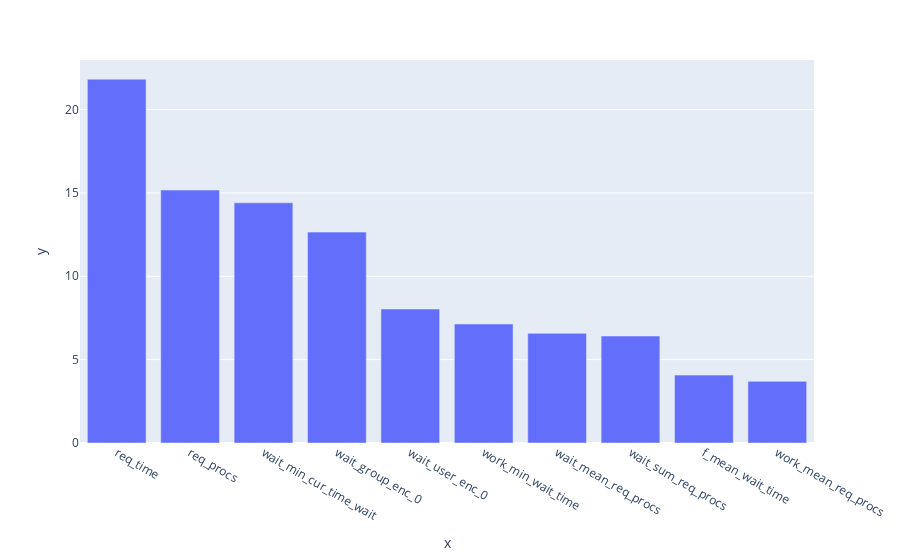

Notebook code cell kept with this figure:
### Code cell
cat_model_2 = CatBoostRegressor(verbose=False, random_state=5, loss_function='MAE', l2_leaf_reg=100)
cat_model_2.fit(X_train[best_features], y_train)

preds_train = cat_model_2.predict(X_train[best_features])
preds_test = cat_model_2.predict(X_test[best_features])

print_metrics(preds_train, preds_test)

sorted_idx_2 = np.argsort(cat_model_2.feature_importances_)
px.bar(
    x=np.array(cat_model_2.feature_names_)[sorted_idx_2][::-1],
    y=np.array(cat_model_2.feature_importances_)[sorted_idx_2][::-1]
)

### Figure 1 — Plotly figure (JSON) as saved in the notebook; plotly's stock layout.template omitted (floating-point values rounded to 4 significant figures)
{"data": [{"alignmentgroup": "True", "hovertemplate": "x=%{x}<br>y=%{y}<extra></extra>", "legendgroup": "", "marker": {"color": "#636efa", "pattern": {"shape": ""}}, "name": "", "offsetgroup": "", "orientation": "v", "showlegend": false, "textposition": "auto", "type": "bar", "x": ["req_time", "req_procs", "wait_min_cur_time_wait", "wait_group_enc_0", "wait_user_enc_0", "work_min_wait_time", "wait_mean_req_procs", "wait_sum_req_procs", "f_mean_wait_time", "work_mean_req_procs"], "xaxis": "x", "y": [21.83, 15.17, 14.41, 12.65, 8.037, 7.141, 6.577, 6.415, 4.073, 3.697], "yaxis": "y"}], "layout": {"autosize": true, "barmode": "relative", "legend": {"tracegroupgap": 0}, "margin": {"t": 60}, "xaxis": {"anchor": "y", "autorange": true, "domain": [0, 1], "range": [-0.5, 9.5], "title": {"text": "x"}, "type": "category"}, "yaxis": {"anchor": "x", "autorange": true, "domain": [0, 1], "range": [0, 22.97], "title": {"text": "y"}, "type": "linear"}}}
